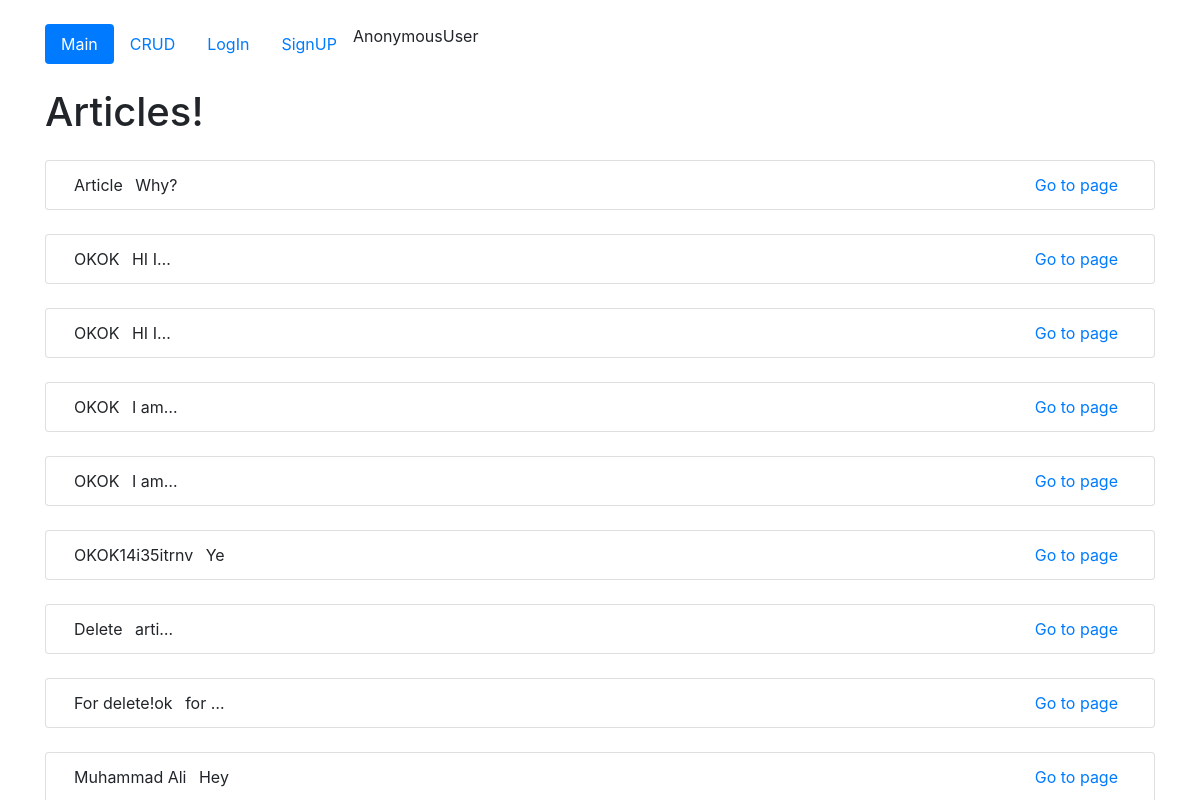
/, run on an earlier commit of the app's database.
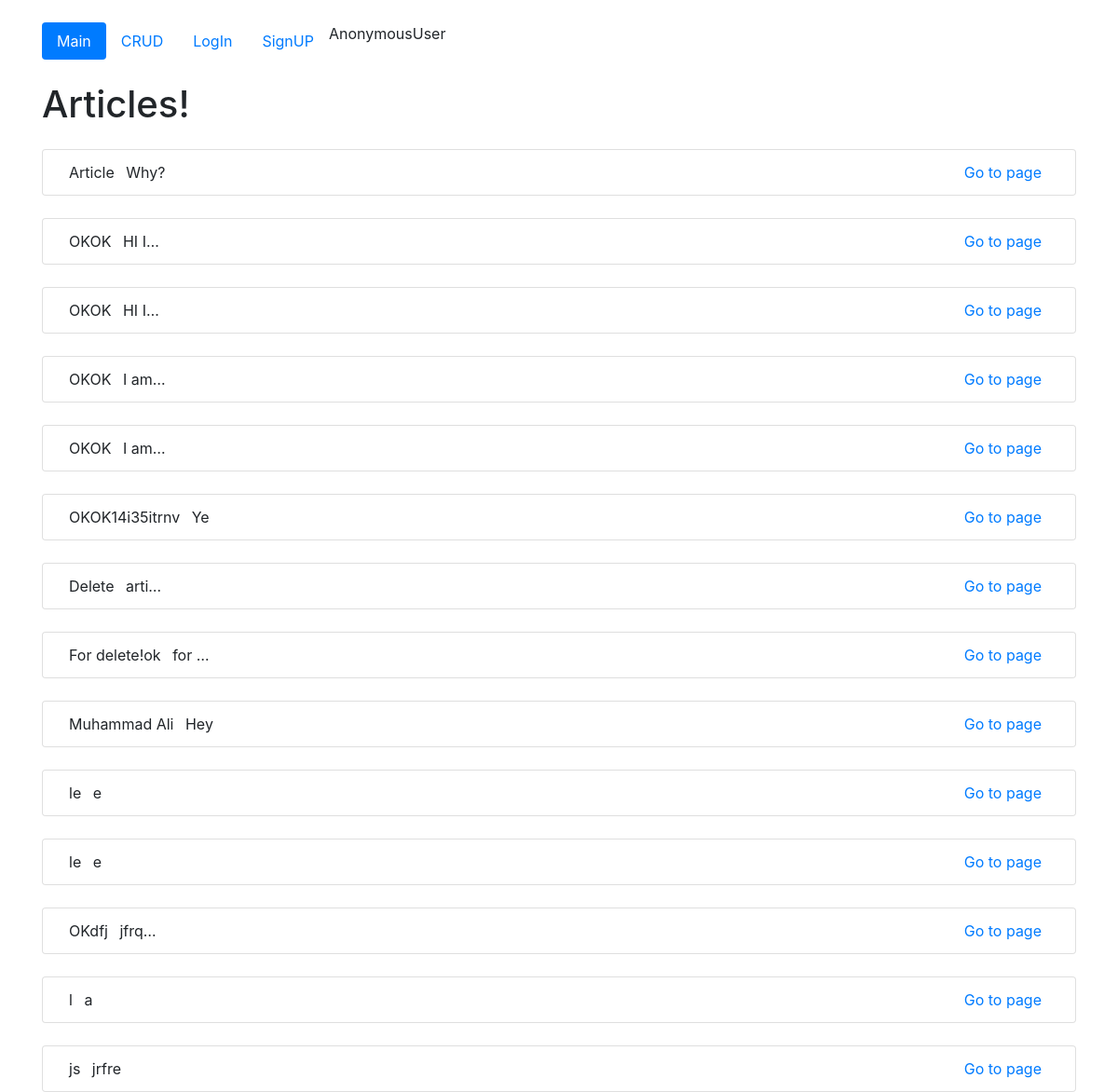
And on a later commit of the database.
### article/models.py (models this page shows, shortened)
class Article(models.Model):
  created_date = models.DateTimeField(auto_now=True)
  name = models.CharField(max_length=200)
  text = models.TextField()

### api/article/views.py (the view)
# urls.py: path('', views.HomeListView.as_view(), name='home'),
class HomeListView(ListView):
  model = Article
  template_name = 'index.html'
  context_object_name = 'list_articles'

### article/templates/index.html (shortened to what this page needs)
<!doctype html>
<html lang="en">
  <head>
    <link rel="stylesheet" href="https://stackpath.bootstrapcdn.com/bootstrap/4.4.1/css/bootstrap.min.css">
  </head>
  <body>
    <div class="container mt-4">
      <ul class="nav nav-pills">
        <li class="nav-item">
          {% url 'home' as url_home %}
          <a class="nav-link {% if url_home == request.path %}active{% endif %}" href="{{url_home}}">Main</a>
        </li>
        <li class="nav-item">
          {% url 'edit_page' as url_edit_page %}
          <a class="nav-link {% if url_edit_page == request.path %}active{% endif %}" href="{{url_edit_page}}">CRUD</a>
        </li>
        {% if request.user.is_authenticated %}
          <li class="nav-item">
            {% url 'logout_page' as url_logout_page %}
            <a class="nav-link btn-danger ml-5" href="{{url_logout_page}}">LogOut</a>
          </li>
          {% else %}
          <li class="nav-item">
            {% url 'login_page' as url_login_page %}
            <a class="nav-link {% if url_login_page == request.path %}active{% endif %}" href="{{url_login_page}}">LogIn</a>
          </li>
          <li class="nav-item">
            {% url 'register_page' as url_register_page %}
            <a class="nav-link {% if url_register_page == request.path %}active{% endif %}" href="{{url_register_page}}">SignUP</a>
          </li>
        {% endif %}
        {{request.user}}
      </ul>
      {% block content %}
        <h1 class="mt-4">Articles!</h1>
        {% for i in list_articles %}
          <ul class="list-group mt-4">
            <li class="list-group-item">
              <span class="m-2">{{i.name}}</span>
              <span>{{i.text|truncatechars:"5"}}</span>
              <span class="float-right mr-3"><a href="/detail/{{i.id}}">Go to page</a></span>
            </li>
          </ul>
        {% endfor %}
      {% endblock %}
    </div>
  </body>
</html>

What changed in the data, as far as the page shows it:
added Article: name "le", text "e"
added Article: name "le", text "e"
added Article: name "OKdfj", text "jfrq…"
added Article: name "l", text "a"
added Article: name "js", text "jrfre"
